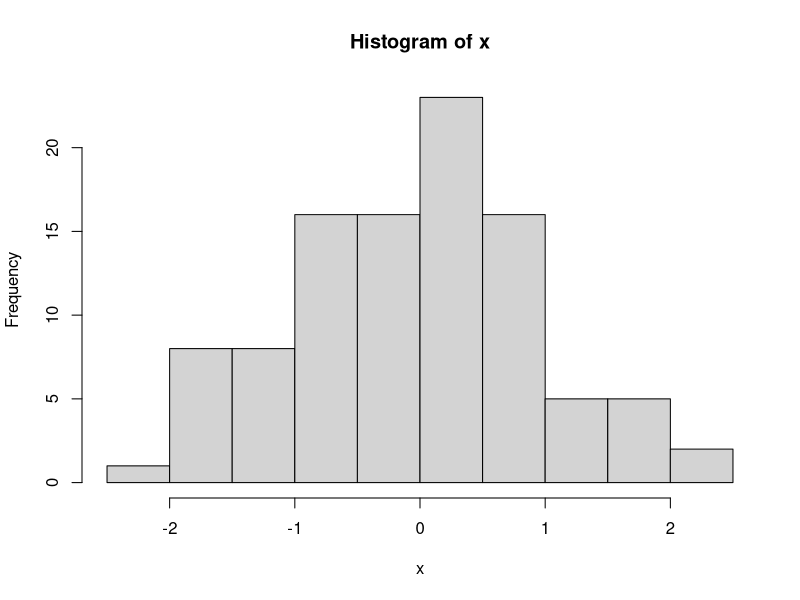
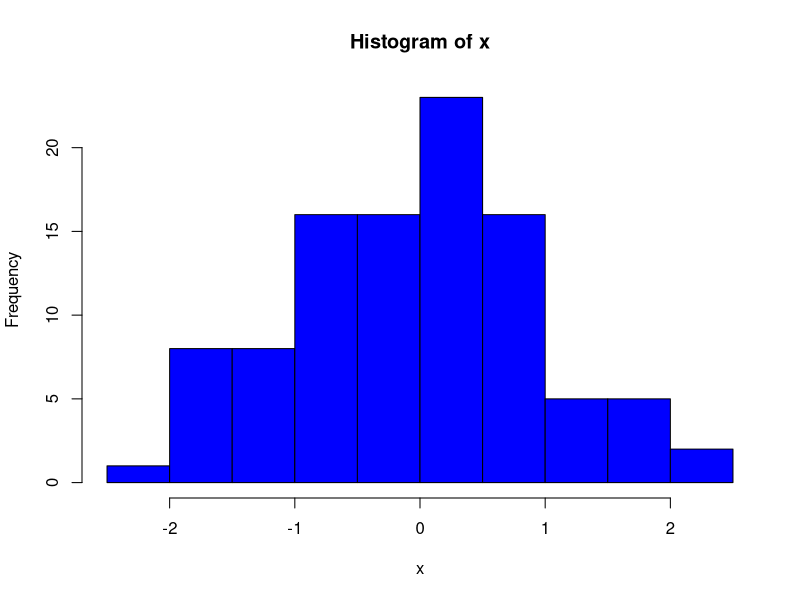
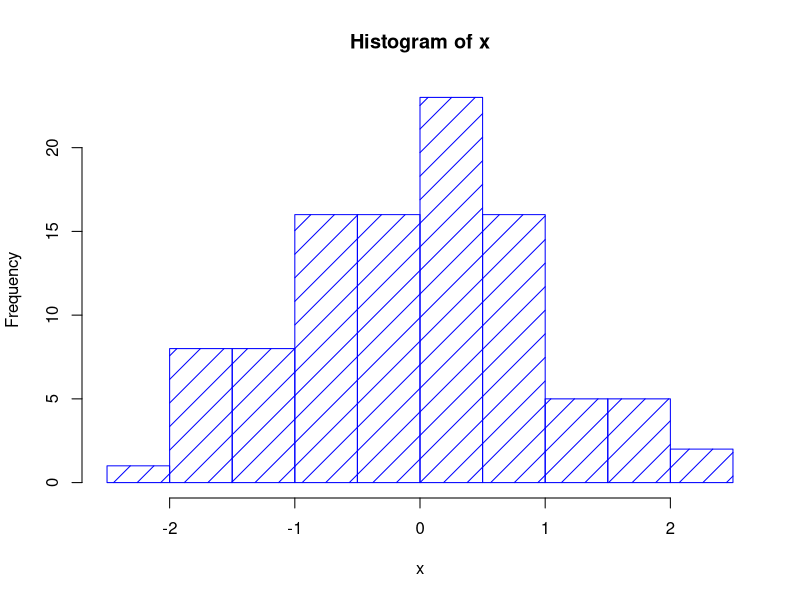
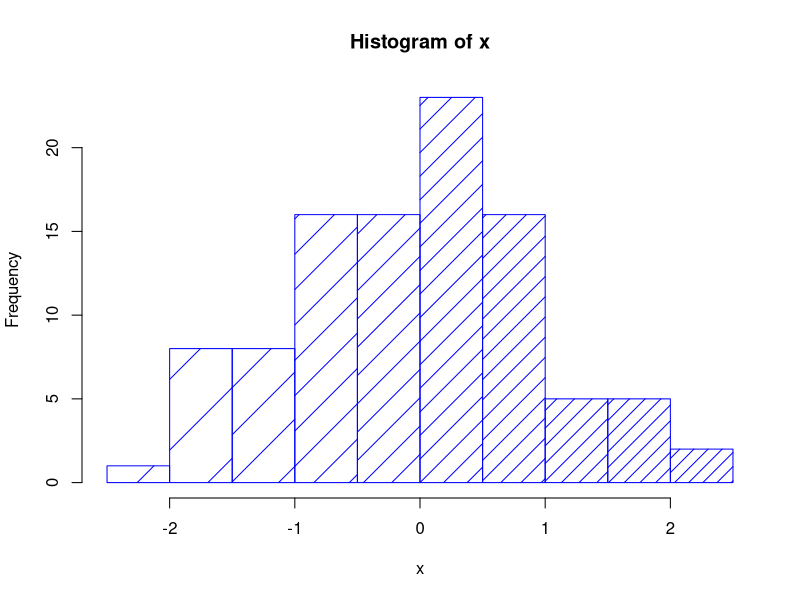
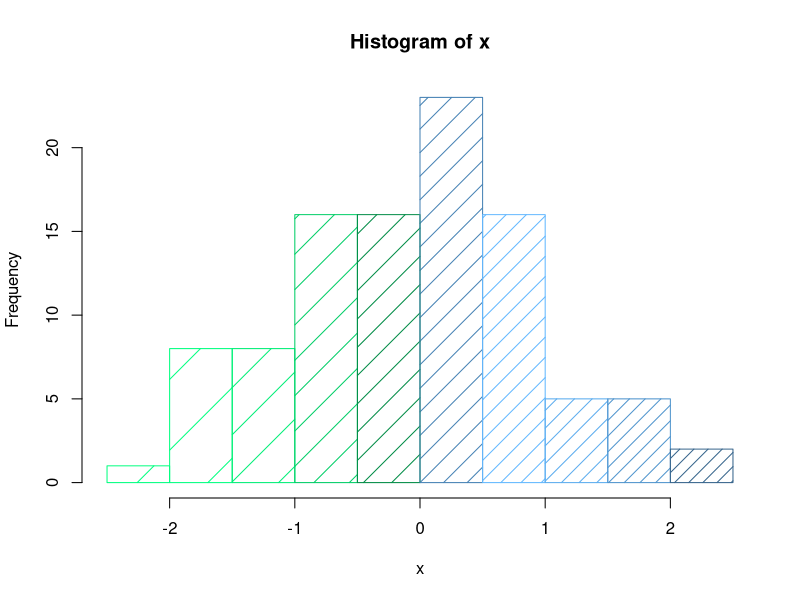
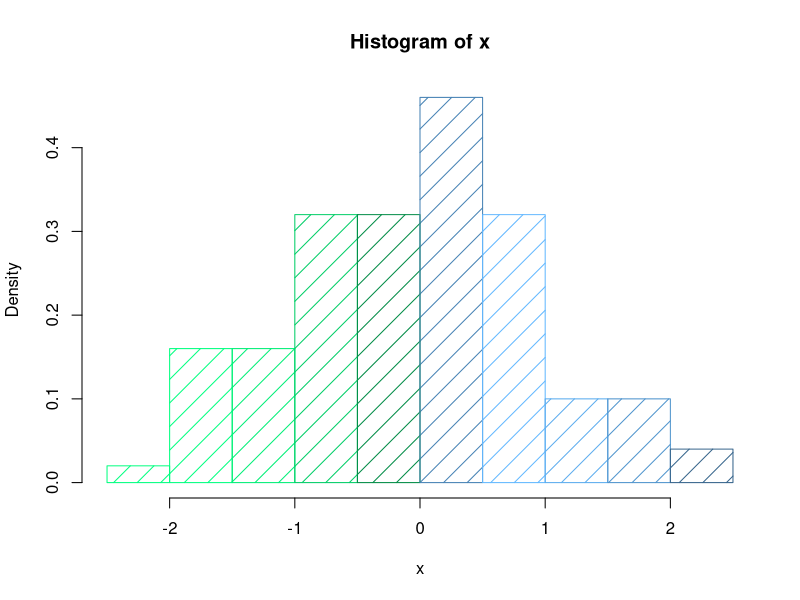
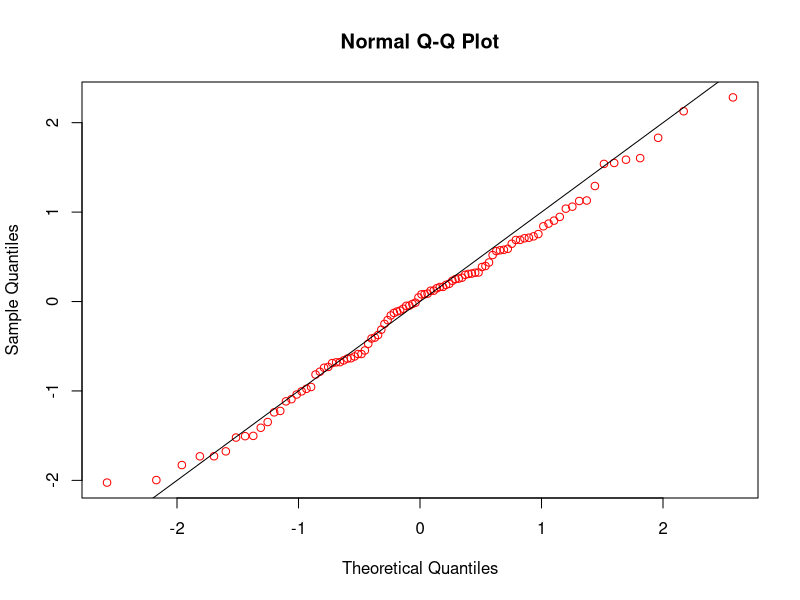

These charts were generated, in order, by the following R code: (Note: this script raises an error after producing the figures.)
################################
## Работа с распределениями   ##
## Работка с графикой         ##
################################

## Работа с распределениями (потом будет подробнее) -----

# генерирует выборку 100 значений из нормальной генеральной совокупности 
# с нулевым средним и единичной дисперсией
x=rnorm(100,0,1) 
length(x)
sum(x)
sum(x)/length(x)
mean(x)

## Графика -----------

hist(x) # гистограмма  

palette() # основная палитра цветов
colors()  # полная палитра цветов

hist(x,col="blue") 
hist(x,density=6,angle=45, col="blue") 
hist(x,density=c(1:10),angle=45, col="blue") 

x11()   # новое графическое окно
hist(x,density=c(1:10),angle=45, col=colors()[610:620]) 

x11()
hist(x,freq=FALSE,density=6,angle=45, col=colors()[610:622]) # гистограмма относительных частот

# Некоторые значения функции hist
hist(x,plot=FALSE)$breaks # границы интервалов разбиения
hist(x,plot=FALSE)$counts # абсолютные частоты

x11()
qqnorm(x, col='red')  # квантильный график

lines(c(-3,3),c(-3,3))

## Пример с реальными данными
getwd()
#setwd("D:/Stat2017/R/")

data1=read.table("kids_ru.txt",header=TRUE, sep='\t')
data1
table(data1$Вес)

x11()

plot(data1$Вес~data1$Рост)
plot(Вес~Рост, data=data1) # то же самое, отличаются только подписи по осям

plot(Вес~Рост, data=data1, 
     xlab="Рост", ylab="Вес", main="Зависимость Рост-Вес")

plot(data1$Вес~data1$Рост, data=data1, 
     xlab="Рост", ylab="Вес", main="Зависимость Рост-Вес",
     col="blue")

plot(data1$Вес~data1$Рост, data=data1, 
     xlab="Рост", ylab="Вес", main="Зависимость Рост-Вес",
     col="blue", pch= 6 )

plot(data1$Вес~data1$Рост, data=data1, 
     xlab="Рост", ylab="Вес", main="Зависимость Рост-Вес",
     col="blue", type="o")


data_s=data1[order(data1$Рост),]

plot(data_s$Вес~data_s$Рост, data=data_s, 
     xlab="Рост", ylab="Вес", main="Зависимость Рост-Вес",
     col="blue", type="o")

cor(data1$Вес,data1$Рост) # корреляция Пирсона (cor выдает только значение коэф-та)
cor.test(data1$Вес,data1$Рост, method="spearman") # корреляция Спирмена

boxplot(Вес~Пол, data=data1) # диаграмма размаха, коробки с усами
boxplot(Рост~Пол, data=data1)

## Управление графическими окнами ------

x11()
layout(matrix(1:6, 3, 2))
layout.show(6)

mat = matrix(c(1,1,2,3,4,4), 3, 2)
layout(mat)
layout.show(4)

mat_b=matrix(c(1:2),1,2)
mat_b
layout(mat_b)
layout.show(2)

#l=layout(mat)
#layout.show(l)

boxplot(Вес~Пол, data=data1) # рисуем (автоматически) в первое окно
boxplot(Рост~Пол, data=data1) # рисуем во второе окно

